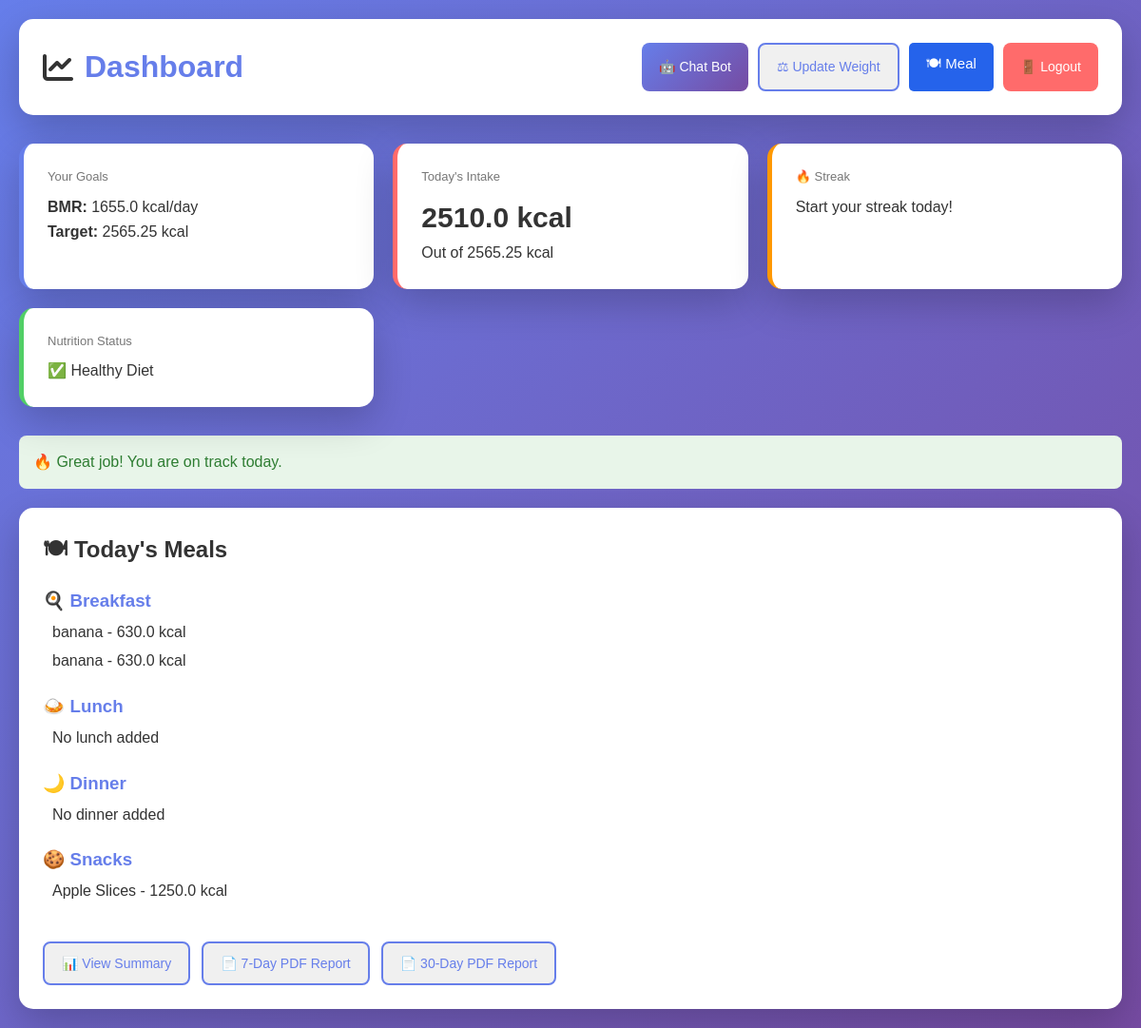
/dashboard/ (signed in), run on the app's committed database.
### Calory/models.py (models this page shows, shortened)
class Profile(models.Model):
    GENDER = [('M','Male'),('F','Female')]
    ACTIVITY = [('low','Low'),('medium','Medium'),('high','High')]
    user = models.OneToOneField(User,on_delete=models.CASCADE)
    age = models.IntegerField()
    height = models.FloatField()
    weight = models.FloatField()
    gender = models.CharField(max_length=1,choices=GENDER)
    activity = models.CharField(max_length=10,choices=ACTIVITY)
    bmr = models.FloatField(default=0)
    target = models.FloatField(default=0)

class DailySummary(models.Model):
    user = models.ForeignKey(User,on_delete=models.CASCADE)
    date = models.DateField()
    total_calories = models.FloatField()
    healthy = models.BooleanField()
    streak = models.IntegerField()
    deficiency = models.CharField(max_length=100, default="Not calculated")
    target = models.FloatField(default=0)   # ✅ ADD THIS

class Meal(models.Model):
    MEAL = [
        ('breakfast','Breakfast'),
        ('lunch','Lunch'),
        ('dinner','Dinner'),
        ('snack','Snack')
    ]
    user = models.ForeignKey(User,on_delete=models.CASCADE)
    food = models.ForeignKey(Food,on_delete=models.CASCADE)
    date = models.DateField()
    meal = models.CharField(max_length=20,choices=MEAL)
    qty = models.FloatField()
    calories = models.FloatField()

class Food(models.Model):
    MEAL_CHOICES = [
        ("breakfast","Breakfast"),
        ("lunch","Lunch"),
        ("dinner","Dinner"),
        ("snack","Snack"),
    ]
    name = models.CharField(max_length=100)
    meal_type = models.CharField(max_length=20, choices=MEAL_CHOICES)
    calories_100g = models.FloatField()
    protein = models.FloatField()
    carbs = models.FloatField()
    fat = models.FloatField()
    serving_grams = models.FloatField(default=100)
    verified = models.BooleanField(default=True)

### Calory/views.py (the view)
# urls.py: path('dashboard/', views.admin_dashboard, name='admin_dashboard'),
@login_required
def dashboard(request):
    today = date.today()
    try:
        profile = Profile.objects.get(user=request.user)
    except Profile.DoesNotExist:
        return redirect("profile")
    meals = Meal.objects.filter(user=request.user, date=today)
    breakfasts = meals.filter(meal="breakfast")
    lunches = meals.filter(meal="lunch")
    dinners = meals.filter(meal="dinner")
    snacks = meals.filter(meal="snack")
    total = sum(m.calories for m in meals)
    status = "normal"
    if total > profile.target:
        status = "over"
    elif total >= 0.9 * profile.target:
        status = "good"
    msg = motivation(status)
    update_summary(request.user, today, total, profile)
    summary = DailySummary.objects.filter(
        user=request.user,
        date=today
    ).first()
    deficiency = summary.deficiency if summary else "Not calculated"
    return render(request, "Calory/dashboard.html", {
        "profile": profile,
        "total": round(total, 2),
        "msg": msg,
        "deficiency": deficiency,
        "breakfasts": breakfasts,
        "lunches": lunches,
        "dinners": dinners,
        "snacks": snacks,
    })

### Calory/utils.py (called while the page is built)
def motivation(status):
    if status == "good":
        return "🔥 Great job! You are on track today."
    elif status == "over":
        return "⚠️ You exceeded your calorie limit today."
    else:
        return "🙂 Keep going! Try to stay within your goal."

def detect_deficiency(meals):
    protein = sum(m.food.protein * m.qty for m in meals)
    carbs = sum(m.food.carbs * m.qty for m in meals)
    fat = sum(m.food.fat * m.qty for m in meals)
    if protein < 50 and carbs >= 130 and fat >= 20:
        return "⚠️ Low Protein"
    if carbs < 130 and protein >= 50 and fat >= 20:
        return "⚠️ Low Carbs"
    if fat < 20 and protein >= 50 and carbs >= 130:
        return "⚠️ Low Fat"
    if protein < 50 and carbs < 130 and fat < 20:
        return "⚠️ Low protein, carbs, and fat"
    if protein >= 50 and carbs >= 130 and fat >= 20:
        return "✅ Healthy Diet"
    if not meals.exists():
        return "No meals recorded"

### Calory/templates/Calory/dashboard.html (shortened to what this page needs)
{% load static %}
<!DOCTYPE html>
<html lang="en">
<head>
    <link rel="stylesheet" href="{% static 'css/style.css' %}">
    <link rel="stylesheet"
          href="https://cdnjs.cloudflare.com/ajax/libs/font-awesome/6.0.0/css/all.min.css">
</head>
<body>
<div class="dashboard-wrapper">
    <div class="dashboard-header">
        <div class="header-title">
            <i class="fas fa-chart-line fa-2x"></i>
            <h1>Dashboard</h1>
        </div>
        <div class="header-actions">
            <a href="{% url 'bot_page' %}" class="action-btn">
                🤖 Chat Bot
            </a>
            <a href="{% url 'update_weight' %}" class="action-btn secondary">
                ⚖ Update Weight
            </a>
       <a href="{% url 'meal_page' %}" class="btn">🍽 Meal</a>
            <a href="/logout/" class="action-btn danger">
                🚪 Logout
            </a>
        </div>
    </div>
    <div class="dashboard-grid">
        <div class="stat-card">
            <div class="stat-label">Your Goals</div>
            <p><b>BMR:</b> {{ profile.bmr }} kcal/day</p>
            <p><b>Target:</b> {{ profile.target }} kcal</p>
        </div>
        <div class="stat-card calories">
            <div class="stat-label">Today's Intake</div>
            <div class="stat-value">{{ total }} kcal</div>
            <p>Out of {{ profile.target }} kcal</p>
        </div>
        <div class="stat-card streak">
            <div class="stat-label">🔥 Streak</div>
            <p>{% if streak > 0 %}Keep it up!{% else %}Start your streak today!{% endif %}</p>
        </div>
        <div class="stat-card nutrition">
            <div class="stat-label">Nutrition Status</div>
            <p>{{ deficiency }}</p>
        </div>
    </div>
    {% if msg %}
    <div class="message">
        {{ msg }}
    </div>
    {% endif %}
    </div>
    <div class="meals-section">
        <h2>🍽 Today's Meals</h2>
        <h3>🍳 Breakfast</h3>
        <ul>
        {% for m in breakfasts %}
            <li>{{ m.food.name }} - {{ m.calories }} kcal</li>
        {% empty %}
            <li>No breakfast added</li>
        {% endfor %}
        </ul>
        <h3>🍛 Lunch</h3>
        <ul>
        {% for m in lunches %}
            <li>{{ m.food.name }} - {{ m.calories }} kcal</li>
        {% empty %}
            <li>No lunch added</li>
        {% endfor %}
        </ul>
        <h3>🌙 Dinner</h3>
        <ul>
        {% for m in dinners %}
            <li>{{ m.food.name }} - {{ m.calories }} kcal</li>
        {% empty %}
            <li>No dinner added</li>
        {% endfor %}
        </ul>
        <h3>🍪 Snacks</h3>
        <ul>
        {% for m in snacks %}
            <li>{{ m.food.name }} - {{ m.calories }} kcal</li>
        {% empty %}
            <li>No snacks added</li>
        {% endfor %}
        </ul>
        <div style="margin-top: 20px; display: flex; gap: 12px; flex-wrap: wrap;">
            <a href="{% url 'summary_page' %}"
               class="action-btn secondary summary-btn">
                📊 View Summary
            </a>
            <a href="{% url 'pdf_report_7day' %}" class="action-btn secondary summary-btn" target="_blank">
                📄 7-Day PDF Report
            </a>
            <a href="{% url 'pdf_report_30day' %}" class="action-btn secondary summary-btn" target="_blank">
                📄 30-Day PDF Report
            </a>
        </div>
    </div>
</body>
</html>

### static/css/style.css (style rules this page uses)
* { margin: 0; padding: 0; box-sizing: border-box; font-family: Arial, Helvetica, sans-serif; }
body { background-color: #f4f6f9; color: #333; line-height: 1.6; }
.btn { display: inline-block; padding: 10px 18px; background: #2563eb; color: white; border: none; border-radius: 5px; text-decoration: none; cursor: pointer; font-size: 15px; }

### Calory/templates/Calory/dashboard.html (style rules this page uses)
* { margin:0; padding:0; box-sizing:border-box; }
body { background:linear-gradient(135deg,#667eea,#764ba2); font-family:Poppins,Segoe UI,Tahoma,sans-serif; min-height:100vh; padding:20px; }
.dashboard-wrapper { max-width:1200px; margin:auto; }
.dashboard-header { background:white; padding:25px; border-radius:15px; box-shadow:0 15px 40px rgba(0,0,0,0.2); display:flex; justify-content:space-between; flex-wrap:wrap; gap:20px; margin-bottom:30px; }
.header-title { display:flex; align-items:center; gap:12px; }
.header-title h1 { color:#667eea; }
.header-actions { display:flex; gap:10px; flex-wrap:wrap; }
.action-btn { padding:10px 18px; border-radius:8px; text-decoration:none; background:linear-gradient(135deg,#667eea,#764ba2); color:white; font-size:14px; display:flex; align-items:center; gap:6px; transition:.3s; }
.secondary { background:#f0f0f0; color:#667eea; border:2px solid #667eea; }
.danger { background:#ff6b6b; }
.dashboard-grid { display:grid; grid-template-columns:repeat(auto-fit,minmax(280px,1fr)); gap:20px; margin-bottom:30px; }
.stat-card { background:white; padding:25px; border-radius:15px; box-shadow:0 15px 40px rgba(0,0,0,0.2); border-left:5px solid #667eea; }
.stat-card.calories { border-color:#ff6b6b; }
.stat-card.nutrition { border-color:#51cf66; }
.stat-card.streak { border-color:#ff9800; }
.stat-label { font-size:13px; color:#777; margin-bottom:8px; }
.stat-value { font-size:30px; font-weight:bold; }
.message { background:#e8f5e9; color:#2e7d32; padding:15px; border-radius:8px; margin-bottom:20px; }
.meals-section { background:white; padding:25px; border-radius:15px; box-shadow:0 15px 40px rgba(0,0,0,0.2); }
.meals-section h3 { margin-top:20px; color:#667eea; }
ul { list-style:none; padding-left:10px; }
li { margin:5px 0; }
.summary-btn { margin-top:20px; display:inline-block; }

### data on the page
Profile: bmr "1655.0", target "2565.25"
DailySummary: deficiency "✅ Healthy Diet"
Meal: food.name "banana", calories "630.0"
Meal: food.name "banana", calories "630.0"
Meal: food.name "Apple Slices", calories "1250.0"

### other printed values
{{ total }} "2510.0"
{{ msg }} "🔥 Great job! You are on track today."
